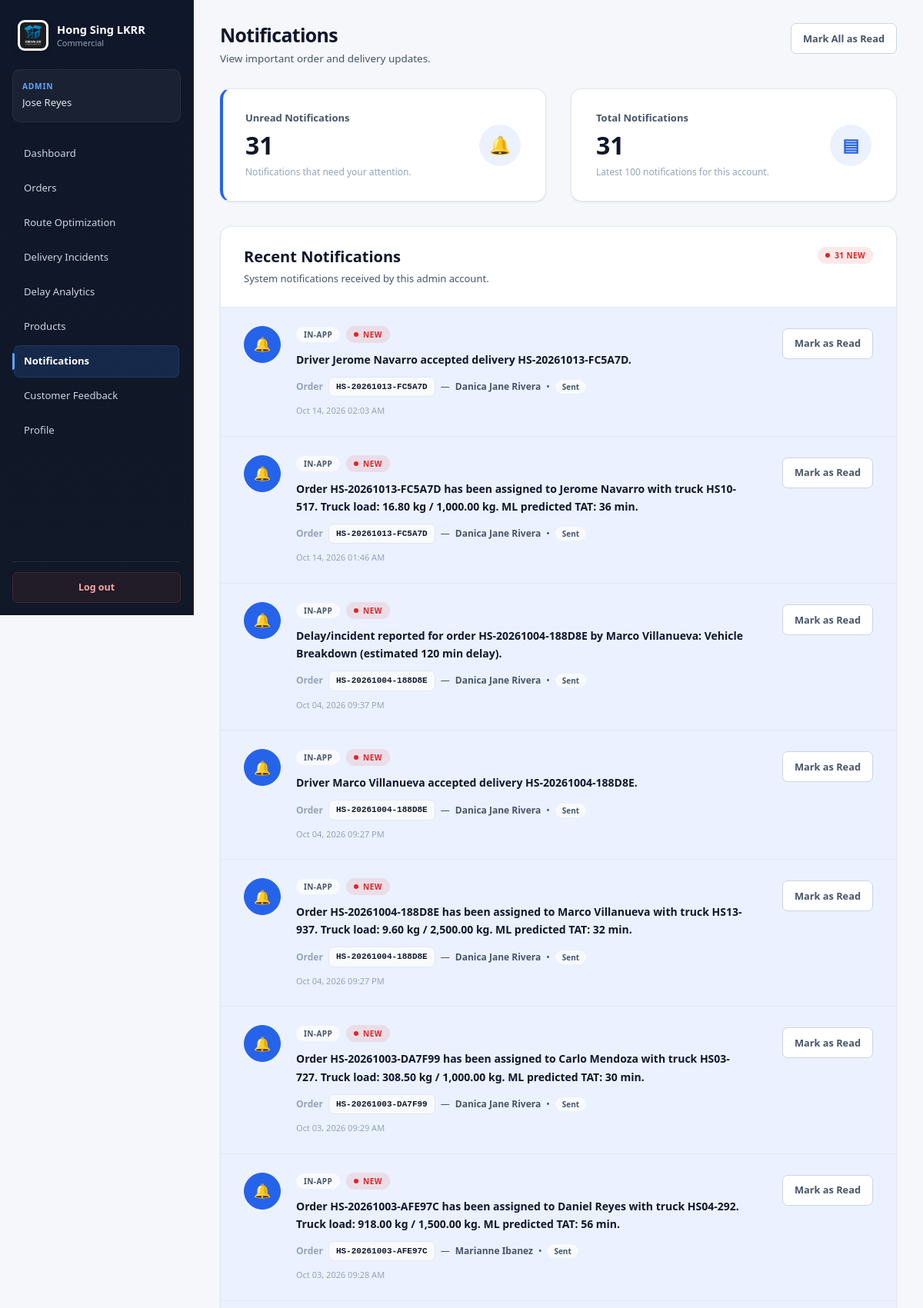
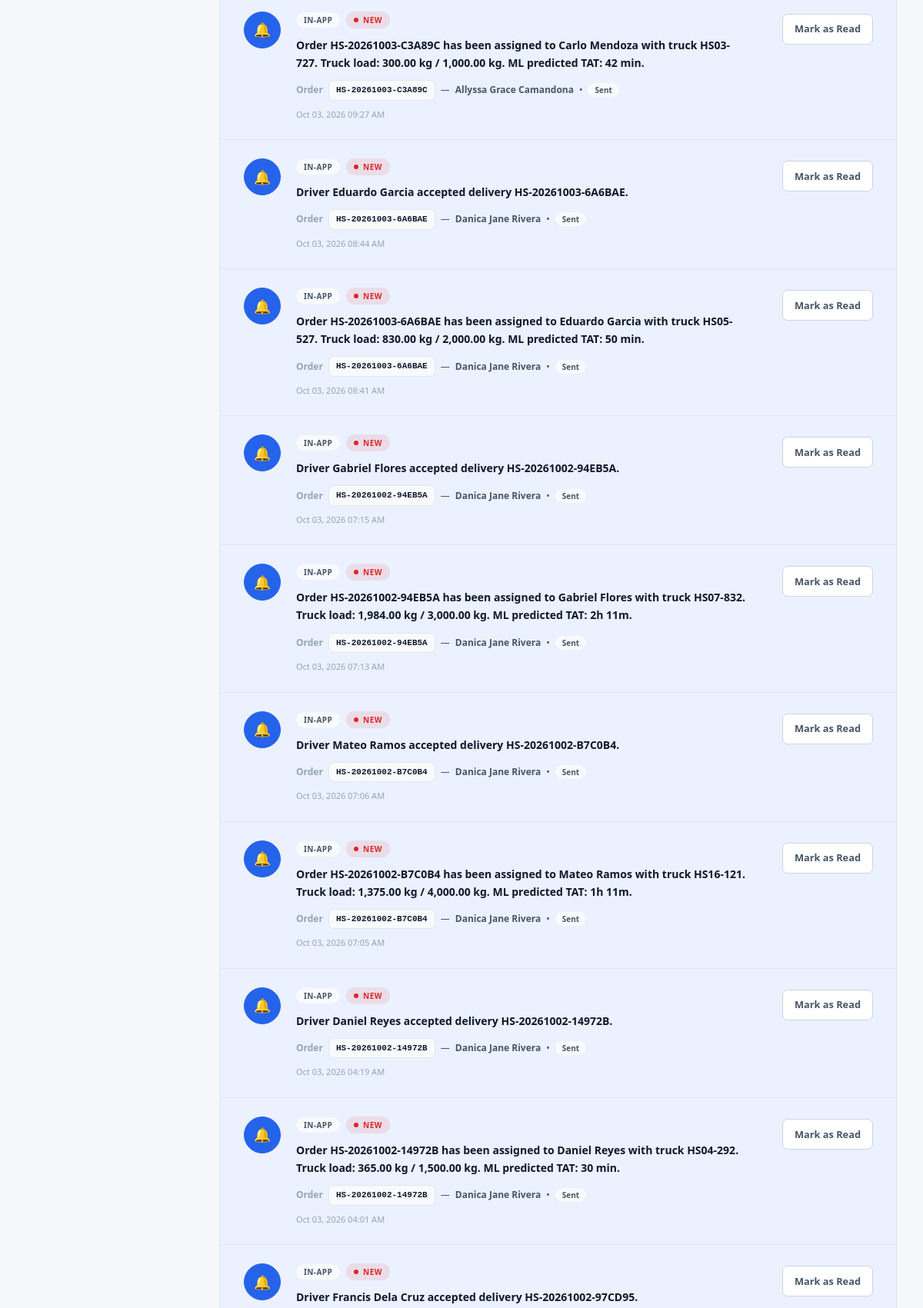
Page /admin/notifications.php (signed in, upper part) on the committed database (2 pictures, top to bottom).
### tables this page shows
CREATE TABLE `notification` (
  `notification_id` int(11) NOT NULL,
  `order_id` int(11) NOT NULL,
  `status_id` int(11) DEFAULT NULL,
  `notification_type` enum('SMS','In-App') NOT NULL,
  `recipient_role` enum('Customer','Driver','Admin','Super Admin') NOT NULL,
  `recipient_id` int(11) NOT NULL,
  `recipient_phone` varchar(20) DEFAULT NULL,
  `is_read` tinyint(1) NOT NULL DEFAULT 0,
  `read_at` datetime DEFAULT NULL,
  `sent_at` datetime NOT NULL DEFAULT current_timestamp(),
  `delivery_status` enum('Sent','Failed','Pending') NOT NULL DEFAULT 'Pending',
  `message` text NOT NULL
);

CREATE TABLE `order` (
  `order_id` int(11) NOT NULL,
  `order_number` varchar(50) NOT NULL,
  `customer_id` int(11) NOT NULL,
  `driver_id` int(11) DEFAULT NULL,
  `truck_id` int(11) DEFAULT NULL,
  `route_id` int(11) DEFAULT NULL,
  `item_description` text NOT NULL,
  `subtotal` decimal(10,2) NOT NULL DEFAULT 0.00,
  `urgent_fee` decimal(10,2) NOT NULL DEFAULT 0.00,
  `total_amount` decimal(10,2) NOT NULL,
  `total_weight` decimal(12,2) NOT NULL DEFAULT 0.00,
  `total_weight_kg` decimal(10,2) NOT NULL DEFAULT 0.00,
  `order_date` date NOT NULL,
  `expected_delivery_date` date DEFAULT NULL,
  `priority_level` enum('Normal','Urgent') NOT NULL DEFAULT 'Normal',
  `completion_status` enum('Pending','Approved','Assigned','Accepted','In Transit','Completed','Cancelled') NOT NULL DEFAULT 'Pending',
  `created_at` datetime NOT NULL DEFAULT current_timestamp(),
  `approved_at` datetime DEFAULT NULL,
  `assigned_at` datetime DEFAULT NULL,
  `accepted_at` datetime DEFAULT NULL,
  `started_at` datetime DEFAULT NULL,
  `completed_at` datetime DEFAULT NULL,
  `cancelled_at` datetime DEFAULT NULL
);

CREATE TABLE `customer` (
  `customer_id` int(11) NOT NULL,
  `full_name` varchar(100) NOT NULL,
  `email` varchar(100) NOT NULL,
  `email_verified` tinyint(1) NOT NULL DEFAULT 0,
  `email_verified_at` datetime DEFAULT NULL,
  `password_hash` varchar(255) NOT NULL,
  `phone_number` varchar(20) NOT NULL,
  `address` varchar(255) NOT NULL,
  `city` varchar(100) NOT NULL,
  `province` varchar(100) NOT NULL,
  `created_at` datetime NOT NULL DEFAULT current_timestamp(),
  `latitude` decimal(10,7) DEFAULT NULL,
  `longitude` decimal(10,7) DEFAULT NULL,
  `phone_verified` tinyint(1) NOT NULL DEFAULT 0,
  `phone_verified_at` datetime DEFAULT NULL
);

### admin/notifications.php (the view, shortened to what this page needs)
<?php
$db = Database::getConnection();
$adminId = $_SESSION['user_id']
    ?? $_SESSION['system_user_id']
    ?? null;
$adminId = (int) $adminId;
$stmt = $db->prepare("
    SELECT COUNT(*)
    FROM notification
    WHERE recipient_role = 'Admin'
      AND recipient_id = ?
      AND is_read = 0
");
$stmt->execute([
    $adminId
]);
$unreadCount = (int) $stmt->fetchColumn();
$stmt = $db->prepare("
    SELECT
        n.notification_id,
        n.order_id,
        n.status_id,
        n.notification_type,
        n.is_read,
        n.sent_at,
        n.delivery_status,
        n.message,
        o.order_number,
        c.full_name AS customer_name
    FROM notification n
    LEFT JOIN `order` o
        ON o.order_id = n.order_id
    LEFT JOIN customer c
        ON c.customer_id = o.customer_id
    WHERE n.recipient_role = 'Admin'
      AND n.recipient_id = ?
    ORDER BY
        n.is_read ASC,
        n.sent_at DESC
    LIMIT 100
");
$stmt->execute([
    $adminId
]);
$notifications = $stmt->fetchAll(PDO::FETCH_ASSOC);
function notificationTypeClass(string $type): string
{
    $type = strtolower(trim($type));
    return 'notification-type-default';
}
function notificationIcon(string $type): string
{
    $type = strtolower(trim($type));
    return '🔔';
}
function deliveryStatusClass(?string $status): string
{
    $status = strtolower(trim((string) $status));
    return match ($status) {
        'pending' =>
            'notification-status-pending',
        'assigned' =>
            'notification-status-assigned',
        'in transit' =>
            'notification-status-transit',
        'arrived' =>
            'notification-status-arrived',
        'delivered' =>
            'notification-status-delivered',
        'failed' =>
            'notification-status-failed',
        'cancelled' =>
            'notification-status-cancelled',
        default =>
            'notification-status-default'
    };
}
?>
<!DOCTYPE html>
<html lang="en">
<head>
    <link
        rel="stylesheet"
        href="<?= BASE_URL ?>assets/css/theme.css"
    >
</head>
<body>
<?php
require __DIR__ . '/../includes/header.php';
?>
<main class="app-main">
    <div class="notifications-page">
        <div class="page-header">
            <div>
                <h1>
                    Notifications
                </h1>
                <p>
                    View important order and delivery updates.
                </p>
            </div>
            <?php if ($unreadCount > 0): ?>
                <div class="notification-header-actions">
                    <a
                        href="<?= BASE_URL ?>admin/notifications.php?mark_all_read=1"
                        class="btn-secondary"
                    >
                        Mark All as Read
                    </a>
                </div>
            <?php endif; ?>
        </div>
        <div class="notification-summary-grid">
            <div class="card notification-stat-card unread">
                <div class="notification-stat-content">
                    <div class="notification-stat-text">
                        <span class="notification-stat-label">
                            Unread Notifications
                        </span>
                        <span class="notification-stat-value">
                            <?= $unreadCount ?>
                        </span>
                        <div class="notification-stat-description">
                            <?php if ($unreadCount > 0): ?>
                                Notifications that need your attention.
                            <?php else: ?>
                                You're all caught up.
                            <?php endif; ?>
                        </div>
                    </div>
                    <div class="notification-stat-icon">
                        🔔
                    </div>
                </div>
            </div>
            <div class="card notification-stat-card">
                <div class="notification-stat-content">
                    <div class="notification-stat-text">
                        <span class="notification-stat-label">
                            Total Notifications
                        </span>
                        <span class="notification-stat-value">
                            <?= count($notifications) ?>
                        </span>
                        <div class="notification-stat-description">
                            Latest 100 notifications for this account.
                        </div>
                    </div>
                    <div class="notification-stat-icon">
                        ▤
                    </div>
                </div>
            </div>
        </div>
        <section class="card notifications-card">
            <div class="notifications-card-header">
                <div>
                    <h2 class="notifications-card-title">
                        Recent Notifications
                    </h2>
                    <p class="notifications-card-subtitle">
                        System notifications received by this admin account.
                    </p>
                </div>
                <?php if ($unreadCount > 0): ?>
                    <div class="notification-header-actions">
                        <span class="notification-new">
                            <?= $unreadCount ?>
                            New
                        </span>
                    </div>
                <?php endif; ?>
            </div>
            <?php if (empty($notifications)): ?>
                <div class="notification-empty">
                    <div class="notification-empty-icon">
                        🔔
                    </div>
                    <h3 class="notification-empty-title">
                        No notifications yet
                    </h3>
                    <p class="notification-empty-text">
                        Important order and delivery updates
                        will appear here when they are received.
                    </p>
                </div>
            <?php else: ?>
                <div class="notification-list">
                    <?php foreach ($notifications as $notification): ?>
                        <?php
                        $isUnread =
                            (int) $notification['is_read'] === 0;
                        $message =
                            $notification['message'] ?? '';
                        $notificationType =
                            $notification['notification_type']
                            ?? 'In-App';
                        $deliveryStatus =
                            $notification['delivery_status']
                            ?? null;
                        $typeClass =
                            notificationTypeClass(
                                $notificationType
                            );
                        $icon =
                            notificationIcon(
                                $notificationType
                            );
                        ?>
                        <article
                            class="
                                notification-item
                                <?= $isUnread ? 'unread' : '' ?>
                            "
                        >
                            <div class="notification-icon">
                                <?= $icon ?>
                            </div>
                            <div class="notification-content">
                                <div class="notification-topline">
                                    <span
                                        class="
                                            notification-type
                                            <?= $typeClass ?>
                                        "
                                    >
                                        <?= htmlspecialchars(
                                            $notificationType
                                        ) ?>
                                    </span>
                                    <?php if ($isUnread): ?>
                                        <span class="notification-new">
                                            New
                                        </span>
                                    <?php endif; ?>
                                </div>
                                <div class="notification-message">
                                    <?= nl2br(
                                        htmlspecialchars(
                                            $message
                                        )
                                    ) ?>
                                </div>
                                <?php if (
                                    !empty(
                                        $notification['order_number']
                                    )
                                ): ?>
                                    <div class="notification-order">
                                        <span
                                            class="
                                                notification-order-label
                                            "
                                        >
                                            Order
                                        </span>
                                        <span
                                            class="
                                                notification-order-number
                                            "
                                        >
                                            <?= htmlspecialchars(
                                                $notification['order_number']
                                            ) ?>
                                        </span>
                                        <?php if (
                                            !empty(
                                                $notification['customer_name']
                                            )
                                        ): ?>
                                            <span>
                                                —
                                            </span>
                                            <span
                                                class="
                                                    notification-customer
                                                "
                                            >
                                                <?= htmlspecialchars(
                                                    $notification['customer_name']
                                                ) ?>
                                            </span>
                                        <?php endif; ?>
                                        <?php if (
                                            !empty($deliveryStatus)
                                        ): ?>
                                            <span>
                                                •
                                            </span>
                                            <span
                                                class="
                                                    notification-delivery-status
                                                    <?= deliveryStatusClass(
                                                        $deliveryStatus
                                                    ) ?>
                                                "
                                            >
                                                <?= htmlspecialchars(
                                                    $deliveryStatus
                                                ) ?>
                                            </span>
                                        <?php endif; ?>
                                    </div>
                                <?php endif; ?>
                                <div class="notification-date">
                                    <?php if (
                                        !empty(
                                            $notification['sent_at']
                                        )
                                    ): ?>
                                        <?= date(
                                            'M d, Y h:i A',
                                            strtotime(
                                                $notification['sent_at']
                                            )
                                        ) ?>
                                    <?php else: ?>
                                        —
                                    <?php endif; ?>
                                </div>
                            </div>
                            <div class="notification-action">
                                <?php if ($isUnread): ?>
                                    <a
                                        href="<?= BASE_URL ?>admin/notifications.php?read=<?= (int) $notification['notification_id'] ?>"
                                        class="btn-secondary"
                                    >
                                        Mark as Read
                                    </a>
                                <?php else: ?>
                                    <span class="notification-read-label">
                                        Read
                                    </span>
                                <?php endif; ?>
                            </div>
                        </article>
                    <?php endforeach; ?>
                </div>
            <?php endif; ?>
        </section>
    </div>
</main>
</body>
</html>

### rows in the picture
notification: notification_type "🔔", notification_type "IN-APP", is_read "NEW", message "Driver Jerome Navarro accepted delivery HS-20261013-FC5A7D.", order.order_number "HS-20261013-FC5A7D", customer.full_name "Danica Jane Rivera", delivery_status "Sent", sent_at "Oct 14, 2026 02:03 AM"
notification: notification_type "🔔", notification_type "IN-APP", is_read "NEW", message "Order HS-20261013-FC5A7D has been assigned to Jerome Navarro with truck HS10-517. Truck load: 16.80 kg / 1,000.00 kg. ML predicted TAT: 36 min.", order.order_number "HS-20261013-FC5A7D", customer.full_name "Danica Jane Rivera", delivery_status "Sent", sent_at "Oct 14, 2026 01:46 AM"
notification: notification_type "🔔", notification_type "IN-APP", is_read "NEW", message "Delay/incident reported for order HS-20261004-188D8E by Marco Villanueva: Vehicle Breakdown (estimated 120 min delay).", order.order_number "HS-20261004-188D8E", customer.full_name "Danica Jane Rivera", delivery_status "Sent", sent_at "Oct 04, 2026 09:37 PM"
notification: notification_type "🔔", notification_type "IN-APP", is_read "NEW", message "Driver Marco Villanueva accepted delivery HS-20261004-188D8E.", order.order_number "HS-20261004-188D8E", customer.full_name "Danica Jane Rivera", delivery_status "Sent", sent_at "Oct 04, 2026 09:27 PM"
notification: notification_type "🔔", notification_type "IN-APP", is_read "NEW", message "Order HS-20261004-188D8E has been assigned to Marco Villanueva with truck HS13-937. Truck load: 9.60 kg / 2,500.00 kg. ML predicted TAT: 32 min.", order.order_number "HS-20261004-188D8E", customer.full_name "Danica Jane Rivera", delivery_status "Sent", sent_at "Oct 04, 2026 09:27 PM"
notification: notification_type "🔔", notification_type "IN-APP", is_read "NEW", message "Order HS-20261003-DA7F99 has been assigned to Carlo Mendoza with truck HS03-727. Truck load: 308.50 kg / 1,000.00 kg. ML predicted TAT: 30 min.", order.order_number "HS-20261003-DA7F99", customer.full_name "Danica Jane Rivera", delivery_status "Sent", sent_at "Oct 03, 2026 09:29 AM"
notification: notification_type "🔔", notification_type "IN-APP", is_read "NEW", message "Order HS-20261003-AFE97C has been assigned to Daniel Reyes with truck HS04-292. Truck load: 918.00 kg / 1,500.00 kg. ML predicted TAT: 56 min.", order.order_number "HS-20261003-AFE97C", customer.full_name "Marianne Ibanez", delivery_status "Sent", sent_at "Oct 03, 2026 09:28 AM"
notification: notification_type "🔔", notification_type "IN-APP", is_read "NEW", message "Order HS-20261003-C3A89C has been assigned to Carlo Mendoza with truck HS03-727. Truck load: 300.00 kg / 1,000.00 kg. ML predicted TAT: 42 min.", order.order_number "HS-20261003-C3A89C", customer.full_name "Allyssa Grace Camandona", delivery_status "Sent", sent_at "Oct 03, 2026 09:27 AM"
notification: notification_type "🔔", notification_type "IN-APP", is_read "NEW", message "Driver Eduardo Garcia accepted delivery HS-20261003-6A6BAE.", order.order_number "HS-20261003-6A6BAE", customer.full_name "Danica Jane Rivera", delivery_status "Sent", sent_at "Oct 03, 2026 08:44 AM"
notification: notification_type "🔔", notification_type "IN-APP", is_read "NEW", message "Order HS-20261003-6A6BAE has been assigned to Eduardo Garcia with truck HS05-527. Truck load: 830.00 kg / 2,000.00 kg. ML predicted TAT: 50 min.", order.order_number "HS-20261003-6A6BAE", customer.full_name "Danica Jane Rivera", delivery_status "Sent", sent_at "Oct 03, 2026 08:41 AM"
notification: notification_type "🔔", notification_type "IN-APP", is_read "NEW", message "Driver Gabriel Flores accepted delivery HS-20261002-94EB5A.", order.order_number "HS-20261002-94EB5A", customer.full_name "Danica Jane Rivera", delivery_status "Sent", sent_at "Oct 03, 2026 07:15 AM"
notification: notification_type "🔔", notification_type "IN-APP", is_read "NEW", message "Order HS-20261002-94EB5A has been assigned to Gabriel Flores with truck HS07-832. Truck load: 1,984.00 kg / 3,000.00 kg. ML predicted TAT: 2h 11m.", order.order_number "HS-20261002-94EB5A", customer.full_name "Danica Jane Rivera", delivery_status "Sent", sent_at "Oct 03, 2026 07:13 AM"
notification: notification_type "🔔", notification_type "IN-APP", is_read "NEW", message "Driver Mateo Ramos accepted delivery HS-20261002-B7C0B4.", order.order_number "HS-20261002-B7C0B4", customer.full_name "Danica Jane Rivera", delivery_status "Sent", sent_at "Oct 03, 2026 07:06 AM"
notification: notification_type "🔔", notification_type "IN-APP", is_read "NEW", message "Order HS-20261002-B7C0B4 has been assigned to Mateo Ramos with truck HS16-121. Truck load: 1,375.00 kg / 4,000.00 kg. ML predicted TAT: 1h 11m.", order.order_number "HS-20261002-B7C0B4", customer.full_name "Danica Jane Rivera", delivery_status "Sent", sent_at "Oct 03, 2026 07:05 AM"
notification: notification_type "🔔", notification_type "IN-APP", is_read "NEW", message "Driver Daniel Reyes accepted delivery HS-20261002-14972B.", order.order_number "HS-20261002-14972B", customer.full_name "Danica Jane Rivera", delivery_status "Sent", sent_at "Oct 03, 2026 04:19 AM"
notification: notification_type "🔔", notification_type "IN-APP", is_read "NEW", message "Order HS-20261002-14972B has been assigned to Daniel Reyes with truck HS04-292. Truck load: 365.00 kg / 1,500.00 kg. ML predicted TAT: 30 min.", order.order_number "HS-20261002-14972B", customer.full_name "Danica Jane Rivera", delivery_status "Sent", sent_at "Oct 03, 2026 04:01 AM"
notification: notification_type "🔔", notification_type "IN-APP", is_read "NEW", message "Driver Francis Dela Cruz accepted delivery HS-20261002-97CD95."

### other values in the picture
currentRole() "ADMIN"
$_SESSION['full_name'] "Jose Reyes"
$item['label'] "Dashboard"
$item['label'] "Orders"
$item['label'] "Route Optimization"
$item['label'] "Delivery Incidents"
$item['label'] "Delay Analytics"
$item['label'] "Products"
$item['label'] "Notifications"
$item['label'] "Customer Feedback"
$item['label'] "Profile"
$unreadCount "31"
count($notifications) "31"
